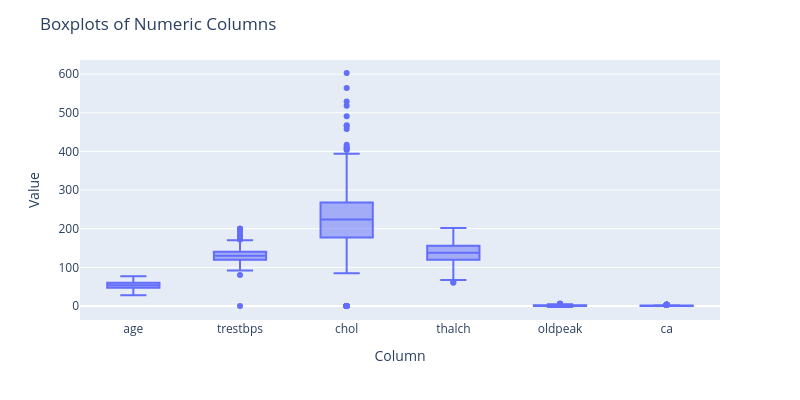

The notebook cell saved with this chart:
### Code cell
# Create boxplots for all numeric columns using plotly
fig = px.box(df, y=numeric_cols, points='outliers')
fig.update_layout(
    title='Boxplots of Numeric Columns',
    yaxis_title='Value',
    xaxis_title='Column',
    height=400,
    width=800
)
fig.show()

### Figure 1 — Plotly figure (JSON) as saved in the notebook; plotly's stock layout.template omitted (floating-point values rounded to 4 significant figures; data arrays with more than 128 entries replaced by an {"elided": "..."} marker saying what was removed)
{"data": [{"alignmentgroup": "True", "boxpoints": "outliers", "hovertemplate": "variable=%{x}<br>value=%{y}<extra></extra>", "legendgroup": "", "marker": {"color": "#636efa"}, "name": "", "notched": false, "offsetgroup": "", "orientation": "v", "showlegend": false, "type": "box", "x": {"elided": "5520 str values"}, "x0": " ", "xaxis": "x", "y": {"elided": "5520 float values"}, "y0": " ", "yaxis": "y"}], "layout": {"boxmode": "group", "height": 400, "legend": {"tracegroupgap": 0}, "margin": {"t": 60}, "title": {"text": "Boxplots of Numeric Columns"}, "width": 800, "xaxis": {"anchor": "y", "domain": [0, 1], "title": {"text": "Column"}}, "yaxis": {"anchor": "x", "domain": [0, 1], "title": {"text": "Value"}}}}
